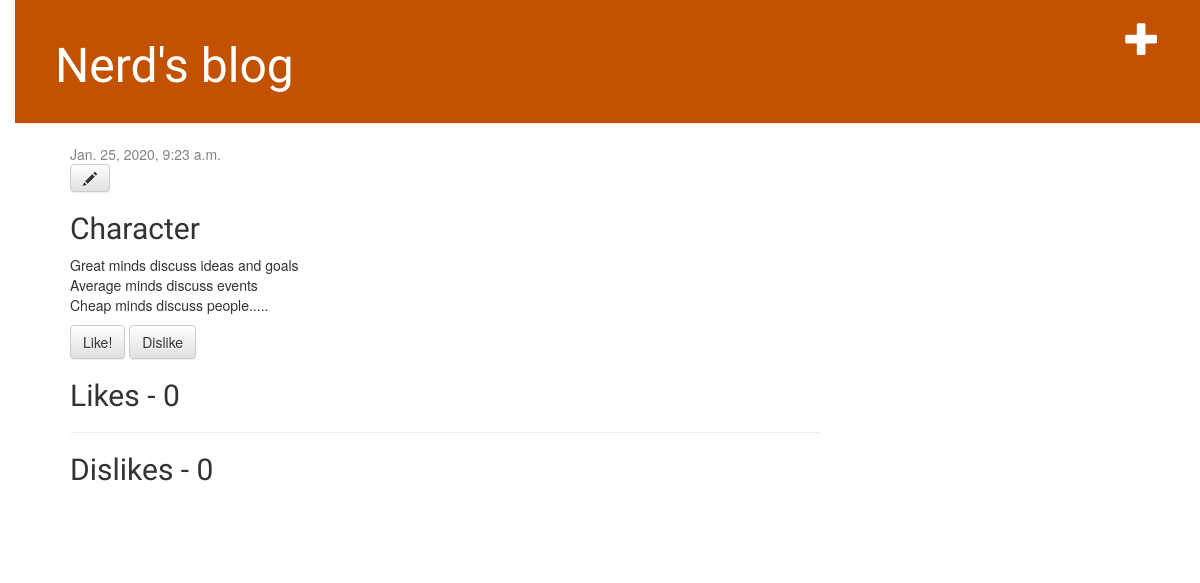
The app's page /post/1/ with its own data.
### blog/models.py (models this page shows, shortened)
class Post(models.Model):
    author = models.ForeignKey(settings.AUTH_USER_MODEL, on_delete=models.CASCADE)
    title = models.CharField(max_length=200)
    text = models.TextField()
    created_date = models.DateTimeField(default=timezone.now)
    published_date = models.DateTimeField(blank=True, null=True)
    likes = models.IntegerField(default=0)
    dislikes = models.IntegerField(default=0)

### blog/views.py (the view)
# urls.py: path('post/<int:pk>/', views.post_detail, name='post_detail'),
def post_detail(request, pk) :
    post = get_object_or_404(Post, pk=pk)
    return render(request, 'blog/post_detail.html', {'post' : post})

### blog/templates/blog/post_detail.html
{% extends 'blog/base.html' %}
{% block content %}
    <div class="post">
        {% if post.published_date %}
            <div class="date">
                {{ post.published_date }}
            </div>
        {% endif %}
        <a class="btn btn-default" href="{% url 'post_edit' pk=post.pk %}"><span class="glyphicon glyphicon-pencil"></span></a>
        <h2>{{ post.title }}</h2>
        <p>{{ post.text|linebreaksbr }}</p>
        <a class="btn btn-default" href="{%url 'post_like' pk=post.pk %}">Like!</a>
        <a class="btn btn-default" href="{%url 'post_dislike' pk=post.pk %}">Dislike</a>
        <h2>Likes -  {{ post.likes }}</h2>
        <hr>
        <h2>Dislikes - {{ post.dislikes }}</h2>
    </div>
{% endblock %}

### static/css/blog.css (style rules this page uses)
body { padding-left: 15px; }
h1, h2, h3, h4 { font-family: 'Lobster', cursive; }
.date { color: #828282; }
.post { margin-bottom: 70px; }

### records on screen
Post: published_date "Jan. 25, 2020, 9:23 a.m.", title "Character", text "Great minds discuss ideas and goals Average minds discuss events Cheap minds discuss people.....", likes "0", dislikes "0"
